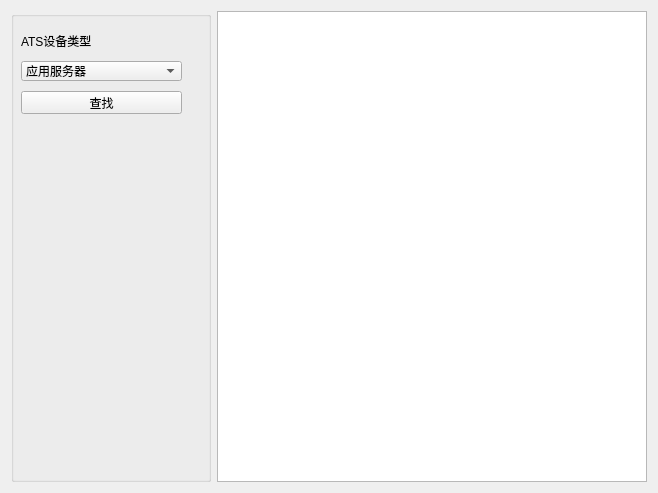
<?xml version="1.0" encoding="UTF-8"?>
<ui version="4.0">
 <class>AtsInfoReport</class>
 <widget class="QWidget" name="AtsInfoReport">
  <property name="geometry">
   <rect>
    <x>0</x>
    <y>0</y>
    <width>658</width>
    <height>493</height>
   </rect>
  </property>
  <property name="windowTitle">
   <string>Form</string>
  </property>
  <layout class="QGridLayout" name="gridLayout">
   <item row="0" column="0">
    <widget class="QGroupBox" name="groupBox">
     <property name="minimumSize">
      <size>
       <width>200</width>
       <height>0</height>
      </size>
     </property>
     <property name="title">
      <string/>
     </property>
     <widget class="QLabel" name="label">
      <property name="geometry">
       <rect>
        <x>10</x>
        <y>22</y>
        <width>161</width>
        <height>16</height>
       </rect>
      </property>
      <property name="text">
       <string>ATS设备类型</string>
      </property>
     </widget>
     <widget class="QComboBox" name="comboBox">
      <property name="geometry">
       <rect>
        <x>10</x>
        <y>50</y>
        <width>161</width>
        <height>20</height>
       </rect>
      </property>
      <item>
       <property name="text">
        <string>应用服务器</string>
       </property>
      </item>
      <item>
       <property name="text">
        <string>接口服务器</string>
       </property>
      </item>
      <item>
       <property name="text">
        <string>通讯服务器</string>
       </property>
      </item>
      <item>
       <property name="text">
        <string>数据库服务器</string>
       </property>
      </item>
      <item>
       <property name="text">
        <string>中央控制室工作站</string>
       </property>
      </item>
      <item>
       <property name="text">
        <string>现地工作站</string>
       </property>
      </item>
      <item>
       <property name="text">
        <string>维护工作站</string>
       </property>
      </item>
     </widget>
     <widget class="QPushButton" name="pushButton">
      <property name="geometry">
       <rect>
        <x>10</x>
        <y>80</y>
        <width>161</width>
        <height>23</height>
       </rect>
      </property>
      <property name="text">
       <string>查找</string>
      </property>
     </widget>
    </widget>
   </item>
   <item row="0" column="1">
    <widget class="QTableView" name="tableView"/>
   </item>
  </layout>
 </widget>
 <resources/>
 <connections/>
</ui>
